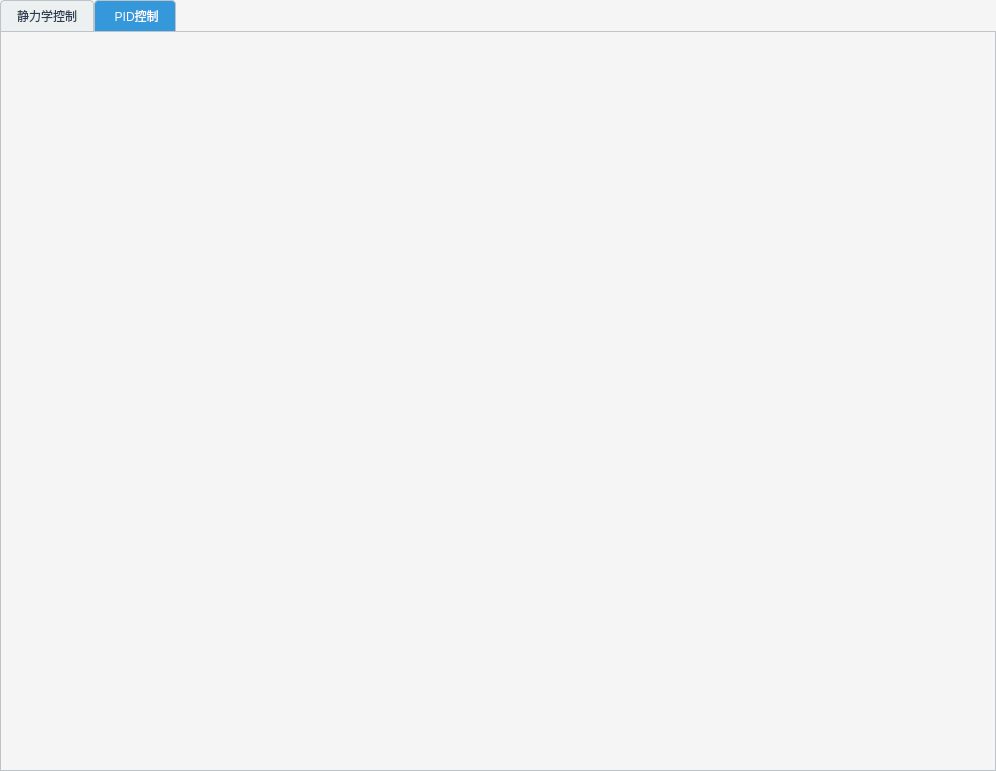
<?xml version="1.0" encoding="UTF-8"?>
<ui version="4.0">
 <class>Control</class>
 <widget class="QWidget" name="Control">
  <property name="geometry">
   <rect>
    <x>0</x>
    <y>0</y>
    <width>996</width>
    <height>771</height>
   </rect>
  </property>
  <property name="windowTitle">
   <string>Control</string>
  </property>
  <property name="styleSheet">
   <string notr="true">QWidget {
    background-color: #f5f5f5;
}

QGroupBox {
    font-weight: bold;
    border: 2px solid #3498db;
    border-radius: 8px;
    margin-top: 10px;
    padding-top: 10px;
    background-color: white;
}

QGroupBox::title {
    subcontrol-origin: margin;
    left: 10px;
    padding: 0 5px 0 5px;
    color: #3498db;
}

QPushButton {
    background-color: #3498db;
    color: white;
    border: none;
    border-radius: 5px;
    padding: 10px 20px;
    font-size: 14px;
    font-weight: bold;
}

QPushButton:hover {
    background-color: #2980b9;
}

QPushButton:pressed {
    background-color: #21618c;
}

QPushButton#pushButton_stop {
    background-color: #e74c3c;
}

QPushButton#pushButton_stop:hover {
    background-color: #c0392b;
}

QPushButton#pushButton_reset {
    background-color: #95a5a6;
}

QPushButton#pushButton_reset:hover {
    background-color: #7f8c8d;
}

QLineEdit {
    border: 1px solid #bdc3c7;
    border-radius: 3px;
    padding: 5px;
    background-color: white;
}

QComboBox {
    border: 1px solid #bdc3c7;
    border-radius: 3px;
    padding: 5px;
    background-color: white;
}

QSlider::groove:horizontal {
    border: 1px solid #bdc3c7;
    height: 8px;
    background: #ecf0f1;
    margin: 2px 0;
    border-radius: 4px;
}

QSlider::handle:horizontal {
    background: #3498db;
    border: 1px solid #2980b9;
    width: 18px;
    margin: -5px 0;
    border-radius: 9px;
}

QSlider::handle:horizontal:hover {
    background: #2980b9;
}

QTextEdit, QPlainTextEdit {
    border: 1px solid #bdc3c7;
    border-radius: 5px;
    background-color: #2c3e50;
    color: #ecf0f1;
    font-family: 'Courier New', monospace;
    font-size: 12px;
}

QLabel {
    color: #2c3e50;
    font-size: 12px;
}

QCheckBox {
    color: #2c3e50;
    font-size: 12px;
}

QTabWidget::pane {
    border: 1px solid #bdc3c7;
    background-color: white;
}

QTabBar::tab {
    background-color: #ecf0f1;
    color: #2c3e50;
    padding: 8px 16px;
    border: 1px solid #bdc3c7;
    border-bottom: none;
    border-top-left-radius: 4px;
    border-top-right-radius: 4px;
}

QTabBar::tab:selected {
    background-color: #3498db;
    color: white;
}

QTabBar::tab:hover {
    background-color: #d5dbdb;
}</string>
  </property>
  <layout class="QVBoxLayout" name="verticalLayout">
   <property name="spacing">
    <number>0</number>
   </property>
   <property name="leftMargin">
    <number>0</number>
   </property>
   <property name="topMargin">
    <number>0</number>
   </property>
   <property name="rightMargin">
    <number>0</number>
   </property>
   <property name="bottomMargin">
    <number>0</number>
   </property>
   <item>
    <widget class="QTabWidget" name="ControlTabWidget">
     <property name="currentIndex">
      <number>1</number>
     </property>
     <widget class="QWidget" name="tab_statics">
      <attribute name="title">
       <string>静力学控制</string>
      </attribute>
      <layout class="QHBoxLayout" name="horizontalLayout">
       <property name="spacing">
        <number>0</number>
       </property>
       <property name="leftMargin">
        <number>0</number>
       </property>
       <property name="topMargin">
        <number>0</number>
       </property>
       <property name="rightMargin">
        <number>0</number>
       </property>
       <property name="bottomMargin">
        <number>0</number>
       </property>
       <item>
        <widget class="StaticsControl" name="widget_statics" native="true"/>
       </item>
      </layout>
     </widget>
     <widget class="QWidget" name="tab_pid">
      <attribute name="title">
       <string> PID控制</string>
      </attribute>
      <layout class="QHBoxLayout" name="horizontalLayout_pid">
       <property name="spacing">
        <number>0</number>
       </property>
       <property name="leftMargin">
        <number>0</number>
       </property>
       <property name="topMargin">
        <number>0</number>
       </property>
       <property name="rightMargin">
        <number>0</number>
       </property>
       <property name="bottomMargin">
        <number>0</number>
       </property>
       <item>
        <widget class="PIDControl" name="widget_pid" native="true"/>
       </item>
      </layout>
     </widget>
    </widget>
   </item>
  </layout>
 </widget>
 <customwidgets>
  <customwidget>
   <class>StaticsControl</class>
   <extends>QWidget</extends>
   <header>src/control/staticscontrol.h</header>
   <container>1</container>
  </customwidget>
  <customwidget>
   <class>PIDControl</class>
   <extends>QWidget</extends>
   <header>src/control/pidcontrol.h</header>
   <container>1</container>
  </customwidget>
 </customwidgets>
 <resources/>
 <connections/>
</ui>
